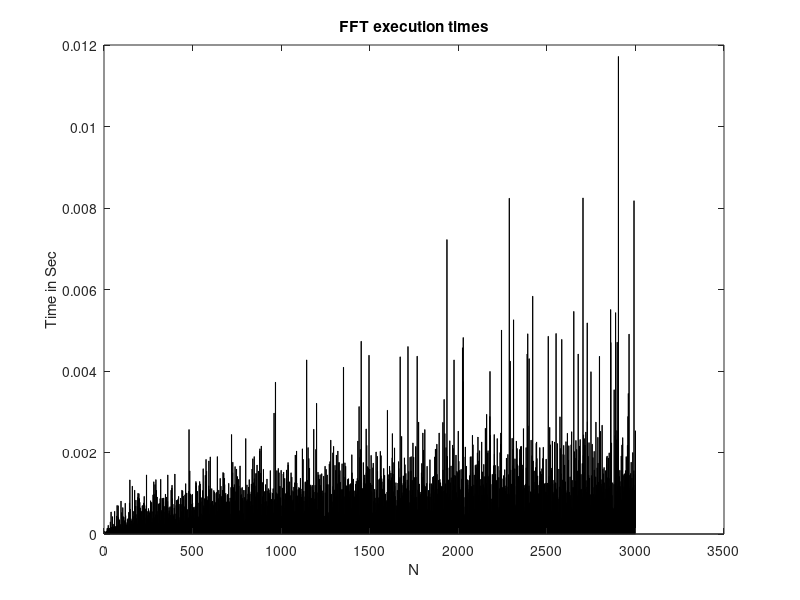

Write MATLAB code to recreate this figure. (Note: this script raises an error after producing the figure.)

%EXP5


%1. Computation of FFT of discrete time signals
 %Program for FFT
 clc;
 clear all;
 close all;
 x=input('Enter the seq');
 n=input('Enter the length of the sequence');
 X=fft(x,n);
 stem(X);
 xlabel('real');
 ylabel('img');
 title('FAST FOURIER TRANSFORM');
 display(X);
 
 
%2. Computation of IFFT (or IDFT) of signals
 %Program for IFFT
 X=input('Enter the seq');
 n=input('Enter the length of the sequence');
 x=ifft(X,n);
 stem(x);
 xlabel('real');
 ylabel('img');
 title('INVERSE FAST FOURIER TRANSFORM');
 display(x);
 
 
%3. Plotting Execution time of FFT of random discrete time signals
Nmax = 3000;
fft_time=zeros(1,Nmax);
for n=1:1:Nmax
x=rand(1,n);
t=clock;
fft(x);
fft_time(n)=etime(clock,t);
end
n=[1:1:Nmax];
bar(n,fft_time)
xlabel('N');
ylabel('Time in Sec');
title('FFT execution times') 


% write a progam to compute 4 point DFT using FFT algorithm
clc;
clear all;
close all;
X=input('enter the sequence: ');
n=length(X);
x_odd=X(1:2:n);
x_even=(2:2:n);
X_odd=fft(x_odd);
X_even=fft(x_even);

fori=1:n/2
X(i)=exp(-1j*2*pi*(i-1)/n)*X_even(i)+X_odd(i);
X(i+n/2)=exp(-1j*2*pi*((i+n/2)-1)/n)*X_even(i)+X_odd(i);

disp(X)
disp(fft(x))
